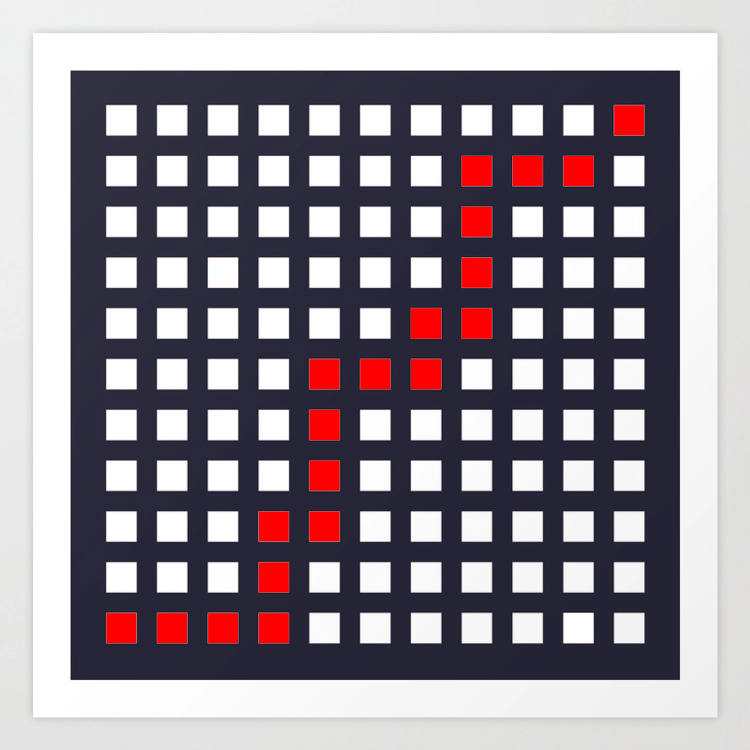
#> input picture opencv/grid1red.png, 1500 x 1500 px (shown at 1/2 size)
$ python gridreader45974.py
#> lines starting #> are read from the running program, lines starting #| are printed output that depends on the picture; after the words box and inside, x2 and y2 are one past the last pixel; in counts of white or black regions, pixels touching at a corner belong together
import numpy as np
import cv2
import os

def reorder(points):
    points = points.reshape((4, 2))
    npoints = np.zeros((4, 1, 2), dtype=np.int32)
    add = points.sum(1)
    npoints[0] = points[np.argmin(add)]
    npoints[3] = points[np.argmax(add)]
    diff = np.diff(points, axis=1)
    npoints[1] = points[np.argmin(diff)]
    npoints[2] = points[np.argmax(diff)]
    return npoints

# imports image
current_dir = os.getcwd()
print(current_dir)
image = cv2.imread("grid1red.png")
#> image is the input picture: shape (1500, 1500, 3); mean B, G, R 149.5, 141.4, 150
side_count = 11 # num squares on a single side of the grid
widthImg = heightImg = side_count * 50 + 50
# converts to monochrome
gray = cv2.cvtColor(image, cv2.COLOR_BGR2GRAY)
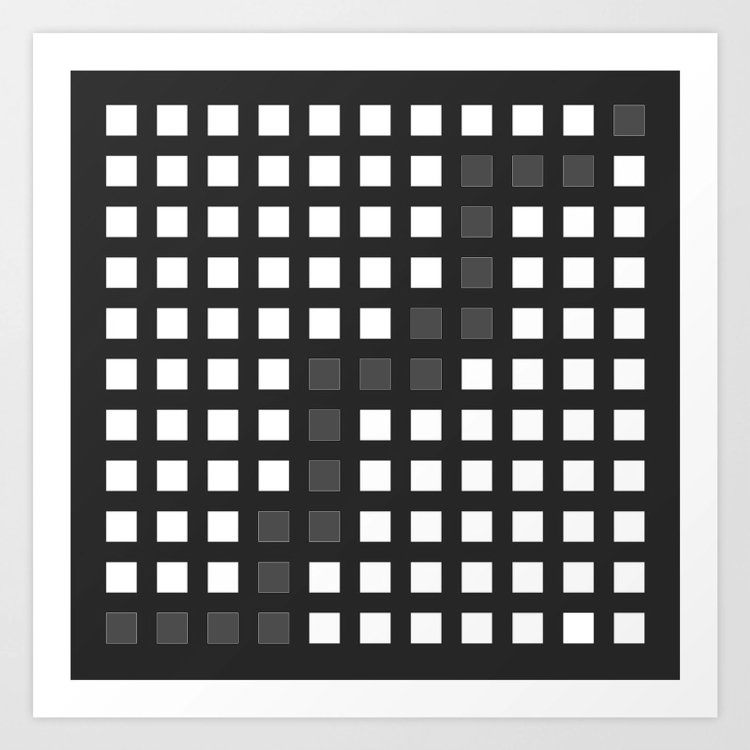
#> gray: shape (1500, 1500) (shown at 1/2 size); min 8, max 255, mean 144.8
#blurs image slightly
# blur = cv2.GaussianBlur(gray, (5,5), 0)
# adaptive thresholding                             this digit controls how much gets subtracted
thresh = cv2.adaptiveThreshold(gray, 255, 1, 1, 13, 10)
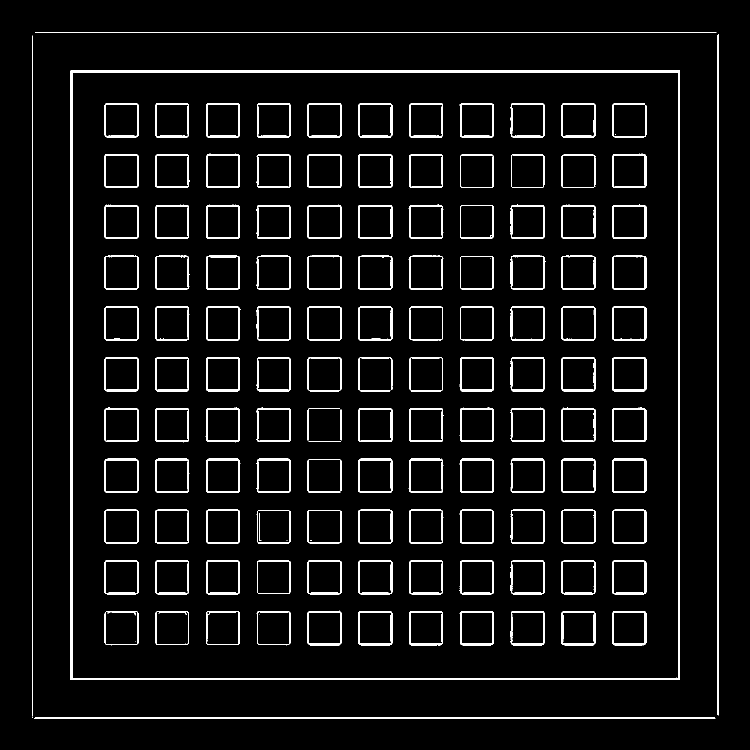
#> thresh: shape (1500, 1500) (shown at 1/2 size); 5.7% white; 143 white regions (13 under 20 px)

# finds all contours
cnts, hierarchy = cv2.findContours(thresh, cv2.RETR_TREE, cv2.CHAIN_APPROX_SIMPLE)
#> cnts = 259 contours, 14 with area under 20; largest, box (x1, y1, x2, y2) and area: (141, 141, 1360, 1360) 1483524, (144, 144, 1357, 1358) 1468942, (1224, 714, 1293, 783) 4594, (716, 1222, 785, 1291) 4592, (716, 917, 785, 986) 4592

# finds the largest square, the border of the grid
max_area = 0
c = 0
for i in cnts:
    area = cv2.contourArea(i)
    if area > 1000:
        permiter = cv2.arcLength(i, True)
        approx = cv2.approxPolyDP(i, .02 * permiter, True)
        if area > max_area and len(approx) == 4:
            max_area = area
            biggest = i
    c += 1
#> this loop made 259 passes
#> (area, permiter, max_area, biggest) on pass 3: (1483524, 4872, 1483524, [[141, 141], [141, 1359], [1359, 1359], [1359, 141]])
#> (area, permiter, approx) on passes 1, 4, 5, 6, 7, 8: (1360, 2724.8, [[68, 1436], [1430, 1436]]), (1468942, 4847.3, [[144, 145], [1355, 144], [1356, 1355], [145, 1356]]), (4588, 264.6, [[1226, 1223], [1225, 1287], [1289, 1289], [1291, 1224]]), (3914, 251.3, [[1226, 1225], [1288, 1224], [1289, 1286], [1227, 1287]]), (4533.5, 266.5, [[1125, 1223], [1123, 1287], [1186, 1290], [1189, 1224]]), (3862, 253, [[1125, 1225], [1187, 1224], [1188, 1286], [1126, 1287]])
#> after the loop, c = 259; max_area = 1483524

# warps perspective to ensure the gridlines are straight as possible
if biggest.size != 0:
    biggest = reorder(biggest)
#> in reorder, `points = points.reshape((4, 2))`: points = [[141, 141], [141, 1359], [1359, 1359], [1359, 141]]
#> in reorder, `add = points.sum(1)`: add = [282, 1500, 2718, 1500]
#> in reorder, `diff = np.diff(points, axis=1)`: diff = [0, 1218, 0, -1218]
#> biggest = [[141, 141], [1359, 141], [141, 1359], [1359, 1359]]
    pts1 = np.float32(biggest)
#> pts1 has the same summary as biggest
    pts2 = np.float32([[0, 0], [widthImg, 0], [0, heightImg], [widthImg, heightImg]])
    matrix = cv2.getPerspectiveTransform(pts1, pts2)
#> matrix = [[0.493, -6.61e-18, -69.46], [-1.05e-17, 0.493, -69.46], [-1.46e-19, -9.72e-21, 1]]
    warpedImgColor = cv2.warpPerspective(image, matrix, (widthImg, heightImg))
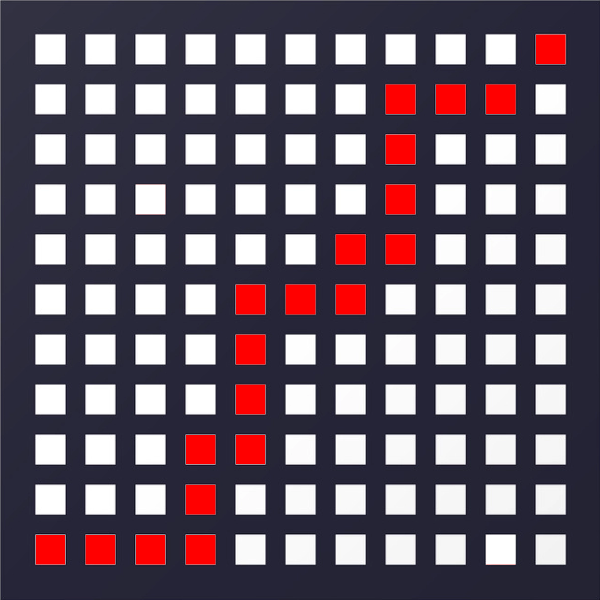
#> warpedImgColor: shape (600, 600, 3); mean B, G, R 103.7, 91.3, 104.3
    warpedImgBW = cv2.cvtColor(warpedImgColor, cv2.COLOR_BGR2GRAY)
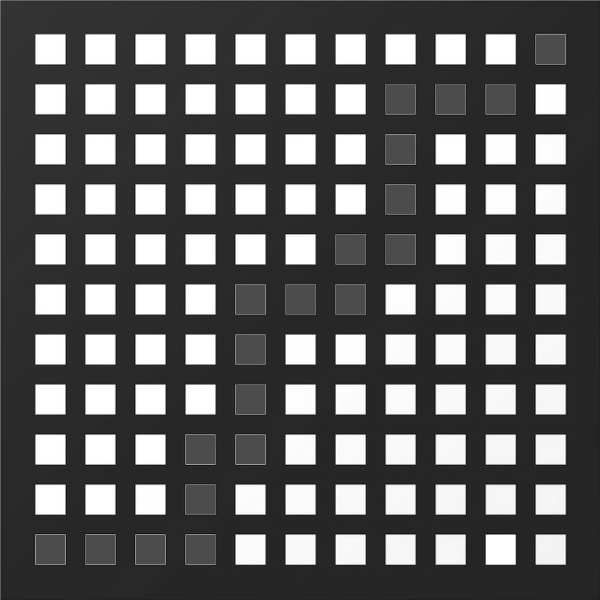
#> warpedImgBW: shape (600, 600); min 11, max 255, mean 96.5

def isRed(color):
    if color[0] not in range(0,7):
        return False
    if color[1] not in range(0, 100):
        return False
    if color[2] not in range(100, 256):
        return False
    return True

grid = np.zeros((side_count, side_count), dtype=int)

for x in range (1, side_count + 1):
    for y in range (1, side_count + 1):
        cv2.circle(warpedImgColor, (50 * x, 50 * y), 2, (0, 255, 0))
        if isRed(warpedImgColor[x * 50, y * 50]):
            grid[x - 1, y - 1] = 1
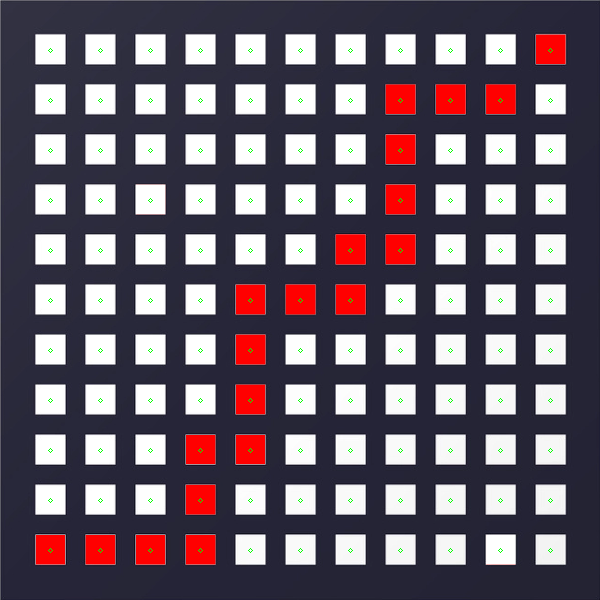
#> warpedImgColor: shape (600, 600, 3); 0.27% of pixels changed, all inside (x1, y1, x2, y2) = (48, 48, 553, 553)


cv2.imshow("image", warpedImgColor)
print(grid)
#| [[0 0 0 0 0 0 0 0 0 0 1]
#|  [0 0 0 0 0 0 0 1 1 1 0]
#|  [0 0 0 0 0 0 0 1 0 0 0]
#|  [0 0 0 0 0 0 0 1 0 0 0]
#|  [0 0 0 0 0 0 1 1 0 0 0]
#|  [0 0 0 0 1 1 1 0 0 0 0]
#|  [0 0 0 0 1 0 0 0 0 0 0]
#|  [0 0 0 0 1 0 0 0 0 0 0]
#|  [0 0 0 1 1 0 0 0 0 0 0]
#|  [0 0 0 1 0 0 0 0 0 0 0]
#|  [1 1 1 1 0 0 0 0 0 0 0]]

cv2.waitKey(0)

$ run again, with opencv/grid.png copied over opencv/grid1red.png
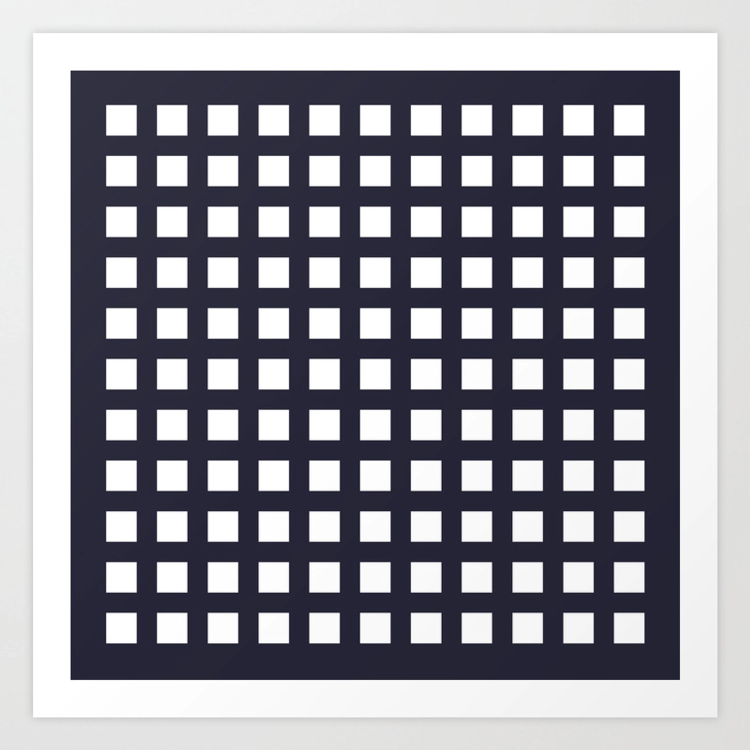
#> input picture opencv/grid.png, 1500 x 1500 px (shown at 1/2 size)
#> image is the input picture: shape (1500, 1500, 3); mean B, G, R 157.5, 149.5, 149.9
#> `thresh = cv2.adaptiveThreshold(gray, 255, 1, 1, 13, 10)`:
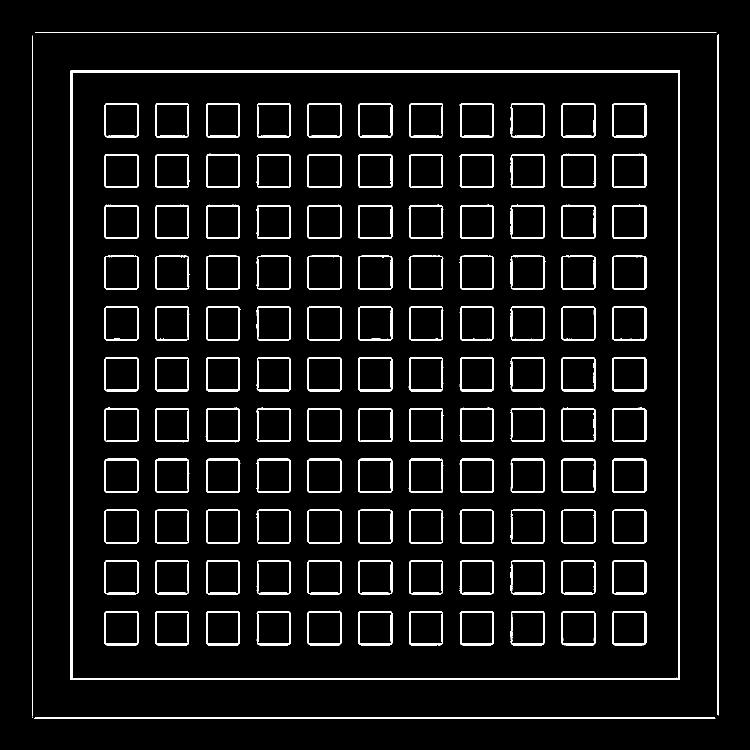
#> thresh: shape (1500, 1500) (shown at 1/2 size); 6% white; 127 white regions (1 under 20 px)
#> cnts = 249 contours, 1 with area under 20; largest, box (x1, y1, x2, y2) and area: (141, 141, 1360, 1360) 1483524, (144, 144, 1357, 1358) 1468942, (716, 714, 785, 783) 4596, (1224, 206, 1293, 275) 4595, (1224, 714, 1293, 783) 4594
#> the loop `for i in cnts:` made 249 passes
#> (area, permiter, max_area, biggest) on pass 3: (1483524, 4872, 1483524, [[141, 141], [141, 1359], [1359, 1359], [1359, 141]])
#> after the loop `for i in cnts:`: c = 249; max_area = 1483524
#> points = [[141, 141], [141, 1359], [1359, 1359], [1359, 141]]
#> add = [282, 1500, 2718, 1500]
#> diff = [0, 1218, 0, -1218]
#> `biggest = reorder(biggest)`: biggest = [[141, 141], [1359, 141], [141, 1359], [1359, 1359]]
#> pts1 has the same summary as biggest
#> matrix = [[0.493, -6.61e-18, -69.46], [-1.05e-17, 0.493, -69.46], [-1.46e-19, -9.72e-21, 1]]
#> after the loop `for x in range (1, side_count + 1):`:
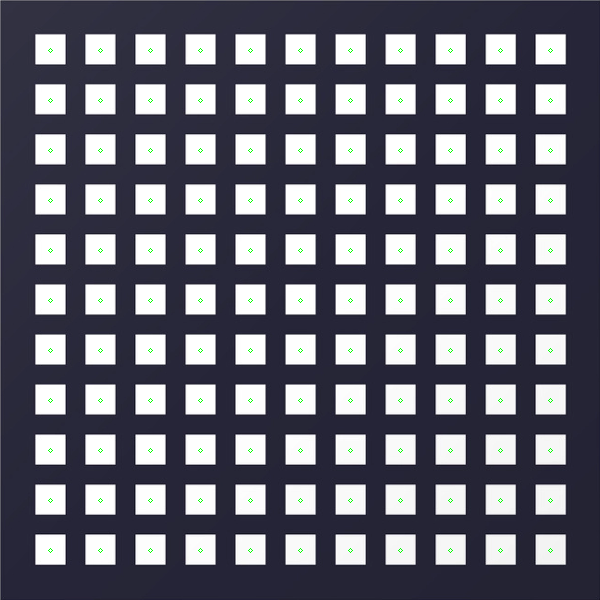
#> warpedImgColor: shape (600, 600, 3); mean B, G, R 115.2, 103.5, 103.4
#| [[0 0 0 0 0 0 0 0 0 0 0]
#|  [0 0 0 0 0 0 0 0 0 0 0]
#|  [0 0 0 0 0 0 0 0 0 0 0]
#|  [0 0 0 0 0 0 0 0 0 0 0]
#|  [0 0 0 0 0 0 0 0 0 0 0]
#|  [0 0 0 0 0 0 0 0 0 0 0]
#> (further printed lines are left out)
